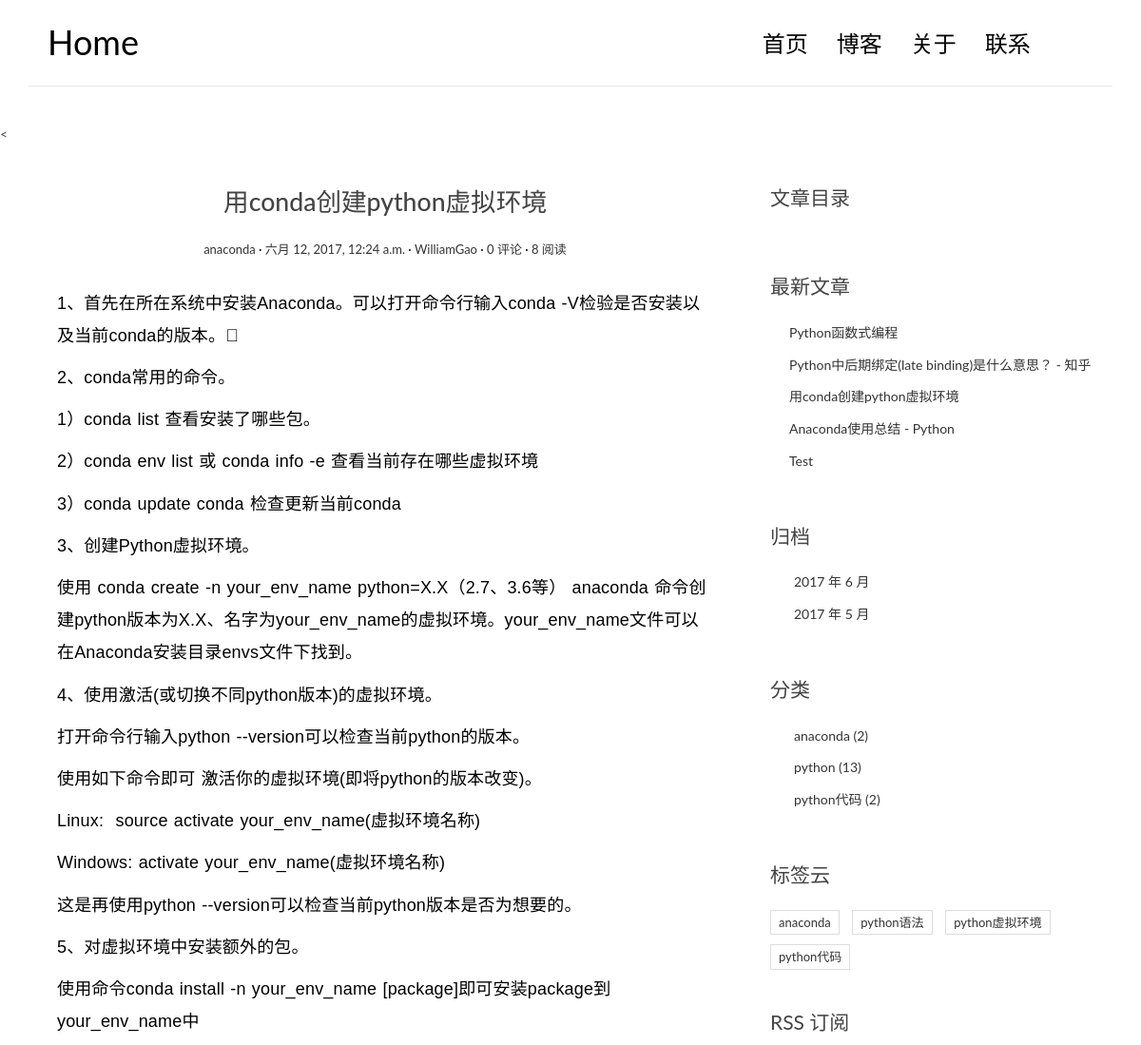
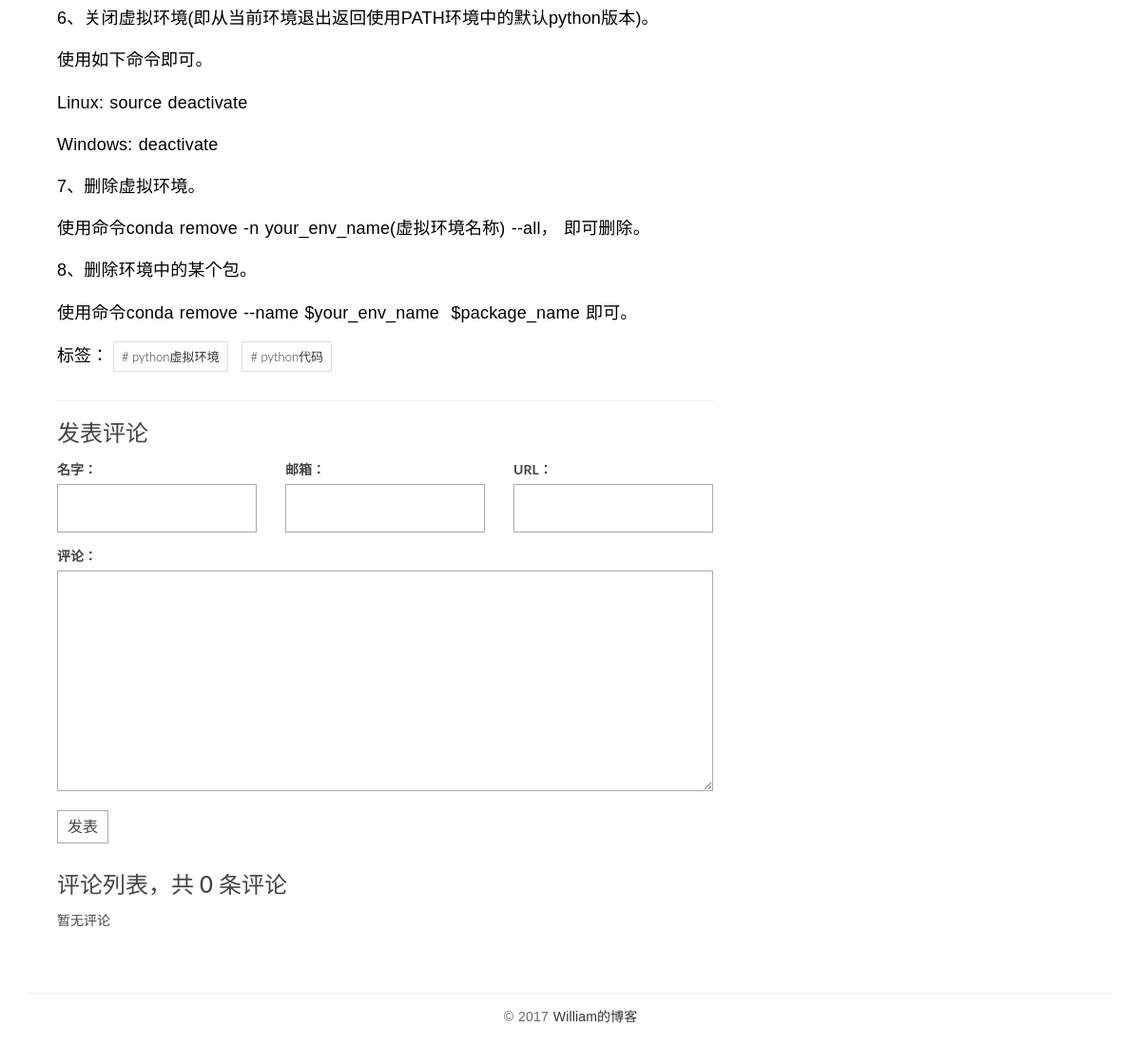
The app's page /post/2/ with its own data (2 pictures, top to bottom).
### blog/models.py (models this page shows, shortened)
class Post(models.Model):
    title = models.CharField(max_length=100)
    body = models.TextField()
    create_time = models.DateTimeField()
    modified_time = models.DateTimeField(auto_now_add=True)
    excerpt = models.CharField(max_length=200, blank=True)
    views = models.PositiveIntegerField(default=0)
    category = models.ForeignKey(Category)
    tag = models.ManyToManyField(Tag, blank=True)
    author = models.ForeignKey(User)
    def increase_views(self):
        self.views += 1
        self.save(update_fields=['views'])
    def save(self, *args, **kwargs):
        if not self.excerpt:
            md = markdown.Markdown(extensions=[
                'markdown.extensions.extra',
                'markdown.extensions.codehilite',
            ])
            self.excerpt = strip_tags(md.convert(self.body))[:100]
        super(Post, self).save(*args, **kwargs)
    class Meta:
        ordering = ['-create_time']
    def get_absolute_url(self):
        return reverse('blog:detail', kwargs={'pk': self.pk})

class Category(models.Model):
    name = models.CharField(max_length=100)

class Tag(models.Model):
    name = models.CharField(max_length=100)

### blog/views.py (the view)
# urls.py: url(r'^post/(?P<pk>[0-9]+)/$', views.PostDetailView.as_view(), name='detail'),
class PostDetailView(DetailView):
    model = Post
    template_name = 'blog/detail.html'
    context_object_name = 'post'
    def get(self, request, *args, **kwargs):
        response = super(PostDetailView, self).get(request, *args, **kwargs)
        self.object.increase_views()
        return response
    def get_object(self, queryset=None):
        post = super(PostDetailView, self).get_object(queryset=None)
        md = markdown.Markdown(extensions=[
            'markdown.extensions.extra',
            'markdown.extensions.codehilite',
            TocExtension(slugify=slugify),
        ])
        post.body = md.convert(post.body)
        post.toc = md.toc
        return post
    def get_context_data(self, **kwargs):
        context = super(PostDetailView, self).get_context_data(**kwargs)
        form = CommentForm()
        comment_list = self.object.comment_set.all()
        context.update({
            'form': form,
            'comment_list': comment_list
        })
        return context

### comments/forms.py
class CommentForm(forms.ModelForm):
    class Meta:
        model = Comment
        fields = ['name', 'email', 'url', 'text']

### blog/templatetags/blog_tags.py (called while the page is built)
@register.simple_tag
def get_recent_posts(num=5):
    return Post.objects.all()[:num]

@register.simple_tag
def archives():
    return Post.objects.dates('create_time', 'month', order='DESC')

@register.simple_tag
def get_category():
    return Category.objects.annotate(num_posts=Count('post')).filter(num_posts__gt=0)

@register.simple_tag
def get_tags():
    return Tag.objects.annotate(num_posts=Count('post')).filter(num_posts__gt=0)

### templates/blog/detail.html (shortened to what this page needs)
{% extends 'blog/base.html' %}
{% block main %}
    <article class="post post-{{ post.pk }}">
        <header class="entry-header">
            <h1 class="entry-title">{{ post.title }}</h1>
            <div class="entry-meta">
                <span class="post-category">
                    <a href="{% url 'blog:category' post.category.pk %}">{{ post.category.name }}</a></span>
                <span class="post-date"><a href="#"><time class="entry-date"
                                                          datetime="{{ post.create_time }}">{{ post.create_time }}</time></a></span>
                <span class="post-author"><a href="#">{{ post.author }}</a></span>
                <span class="comments-link">
                    <a href="{{ post.get_absolute_url }}#comment-area">{{ post.comment_set.count }} 评论</a></span>
                <span class="views-count"><a href="#">{{ post.views }} 阅读</a></span>
            </div>
        </header>
        <div class="entry-content clearfix">
            {{ post.body|safe }}
            <div class="widget-tag-cloud">
                <ul>
                    标签：
                    {% for tag in post.tag.all %}
                        <li><a href="{% url 'blog:tag' tag.pk %}"># {{ tag.name }}</a></li>
                    {% endfor %}
                </ul>
            </div>
        </div>
    </article>
    <section class="comment-area" id="comment-area">
        <hr>
        <h3>发表评论</h3>
        <form action="{% url 'comments:post_comment' post.pk %}" method="post" class="comment-form">
            <div class="row">
                <div class="col-md-4">
                    <label for="{{ form.name.id_for_label }}">名字：</label>
                    {{ form.name }}
                </div>
                <div class="col-md-4">
                    <label for="{{ form.email.id_for_label }}">邮箱：</label>
                    {{ form.email }}
                </div>
                <div class="col-md-4">
                    <label for="{{ form.url.id_for_label }}">URL：</label>
                    {{ form.url }}
                </div>
                <div class="col-md-12">
                    <label for="{{ form.text.id_for_label }}">评论：</label>
                    {{ form.text }}
                    <button type="submit" class="comment-btn">发表</button>
                </div>
            </div>
        </form>
        <div class="comment-list-panel">
            <h3>评论列表，共 <span>{{ post.comment_set.count }}</span> 条评论</h3>
            <ul class="comment-list list-unstyled">
                {% for comment in comment_list %}
                    <li class="comment-item">
                        <span class="nickname">{{ comment.name }}</span>
                        <time class="submit-date"
                              datetime="{{ comment.created_time }}">{{ comment.created_time }}</time>
                        <div class="text">
                            {{ comment.text }}
                        </div>
                    </li>
                {% empty %}
                    暂无评论
                {% endfor %}
            </ul>
        </div>
    </section>
{% endblock main %}
{% block toc %}
    <div class="widget widget-content">
        <h3 class="widget-title">文章目录</h3>
    </div>
{% endblock toc %}

### templates/blog/base.html (shortened to what this page needs)
{% load staticfiles %}
{% load blog_tags %}
<!DOCTYPE html>
<html>
<head>
    <link rel="stylesheet" href="http://code.ionicframework.com/ionicons/2.0.1/css/ionicons.min.css">
    <link rel="stylesheet" href="{% static 'css/bootstrap.min.css' %}">
    <link rel="stylesheet" href="{% static 'css/pace.css' %}">
    <link rel="stylesheet" href="{% static 'css/custom.css' %}">
    <link rel="stylesheet" href="{% static 'css/highlights/github.css' %}">
</head>
<body>
<div class="container">
    <header id="site-header">
        <div class="row">
            <div class="col-md-4 col-sm-5 col-xs-8">
                <div class="logo">
                    <h1><a href="{% url 'blog:index' %}"><b>Home</b></a></h1>
                </div>
            </div>
            <div class="col-md-8 col-sm-7 col-xs-4">
                <nav class="main-nav" role="navigation">
                    <div class="collapse navbar-collapse" id="bs-example-navbar-collapse-1">
                        <ul class="nav navbar-nav navbar-right">
                            <li class="cl-effect-11"><a href="{% url 'blog:index' %}" data-hover="首页">首页</a></li>
                            <li class="cl-effect-11"><a href="#" data-hover="博客">博客</a></li>
                            <li class="cl-effect-11"><a href="#" data-hover="关于">关于</a></li>
                            <li class="cl-effect-11"><a href="#" data-hover="联系">联系</a></li>
                        </ul>
                    </div>
                </nav>
            </div>
        </div>
    </header>
</div>
<<div class="copyrights">Modified by <a href="http://williamblogdrive.com/">William的博客</a></div>
<div class="content-body">
    <div class="container">
        <div class="row">
            <main class="col-md-8">
                {% block main %}
                {% endblock main %}
            </main>
            <aside class="col-md-4">
                {% block toc %}
                {% endblock toc %}
                <div class="widget widget-recent-posts">
                    <h3 class="widget-title">最新文章</h3>
                    {% get_recent_posts as recent_post_list %}
                    <ul>
                        {% for post in recent_post_list %}
                            <li>
                                <a href="{{ post.get_absolute_url }}">{{ post.title }}</a>
                            </li>
                        {% empty %}
                            暂无文章！
                        {% endfor %}
                    </ul>
                </div>
                <div class="widget widget-archives">
                    <h3 class="widget-title">归档</h3>
                    {% archives as date_list %}
                    <ul>
                        {% for date in date_list %}
                            <li>
                                <a href="{% url 'blog:archives' date.year date.month %}">
                                    {{ date.year }} 年 {{ date.month }} 月</a>
                            </li>
                        {% empty %}
                            暂无归档！
                        {% endfor %}
                    </ul>
                </div>
                <div class="widget widget-category">
                    <h3 class="widget-title">分类</h3>
                    {% get_category as category_list %}
                    <ul>
                        {% for category in category_list %}
                            <li>
                                <a href="{% url 'blog:category' category.pk %}">{{ category.name }} <span
                                        class="post-count">({{ category.num_posts }})</span></a>
                            </li>
                        {% empty %}
                            暂无分类！
                        {% endfor %}
                    </ul>
                </div>
                <div class="widget widget-tag-cloud">
                    <h3 class="widget-title">标签云</h3>
                    {% get_tags as tag_list %}
                    <ul>
                        {% for tag in tag_list %}
                            <li>
                                <a href="{% url 'blog:tag' tag.pk %}">{{ tag.name }}</a>
                            </li>
                        {% empty %}
                            暂无标签！
                        {% endfor %}
                    </ul>
                </div>
                <div class="rss">
                    <a href="#"> RSS 订阅</a>
                </div>
            </aside>
        </div>
    </div>
</div>
<footer id="site-footer">
    <div class="container">
        <div class="row">
            <div class="col-md-12">
                <p class="copyright">&copy 2017 <a href="http://zmrenwu.com/" title="博客模板" target="_blank">William的博客</a>
                </p>
            </div>
        </div>
    </div>
</footer>
</body>
</html>

### blog/static/css/custom.css (style rules this page uses)
* { outline: none; }
h1, h2, h3, h4, h5, h6 { margin-top: 0; }
b { font-weight: 400; }
a { color: #333; }
body { color: #444; font-family: 'Lato', sans-serif; }
p { font-family: 'Ubuntu', sans-serif; font-weight: 400; word-spacing: 1px; letter-spacing: 0.01em; }
#site-header { background-color: #FFF; padding: 25px 20px; margin-bottom: 40px; border-bottom: 1px solid #e7e7e7; }
.logo h1 a { color: #000; }
.logo h1 { margin: 0; font-family: 'Lato', sans-serif; font-weight: 300; }
.main-nav { margin-top: 11px; max-width: 95%; }
.main-nav a { color: #000000 !important; padding: 0 0 5px 0 !important; margin-right: 30px; font-family: 'Lato', sans-serif; font-weight: 300; font-size: 24px; }
.cl-effect-11 a { padding: 10px 0; color: #0972b4; text-shadow: none; }
.cl-effect-11 a::before { position: absolute; top: 0; left: 0; overflow: hidden; padding: 0 0 5px 0 !important; max-width: 0; border-bottom: 1px solid #000; color: #000; content: attr(data-hover); white-space: nowrap; -webkit-transition: max-width 0.5s; -moz-transition: max-width 0.5s; transition: max-width 0.5s; }
.content-body { padding-bottom: 4em; }
.post { background: #fff; padding: 30px 30px 0; }
.entry-title { text-align: center; font-size: 1.9em; margin-bottom: 20px; line-height: 1.6; padding: 10px 20px 0; }
.entry-meta { text-align: center; color: #DDDDDD; font-size: 13px; margin-bottom: 30px; }
.entry-content { font-size: 18px; line-height: 1.9; font-weight: 300; color: #000; }
.post-category::after, .post-date::after, .post-author::after, .comments-link::after { content: ' ·'; color: #000; }
.widget { background: #fff; padding: 30px 0 0; }
.widget-title { font-size: 1.5em; margin-bottom: 20px; line-height: 1.6; padding: 10px 0 0; font-weight: 400; }
.widget-recent-posts ul { padding: 0; margin: 0; padding-left: 20px; }
.widget-recent-posts ul li { list-style-type: none; position: relative; line-height: 170%; margin-bottom: 10px; }
.widget-recent-posts ul li::before { content: '\f3d3'; font-family: "Ionicons"; position: absolute; left: -17px; top: 3px; font-size: 16px; color: #000; }
.widget-archives ul { padding: 0; margin: 0; padding-left: 25px; }
.widget-archives ul li { list-style-type: none; position: relative; line-height: 170%; margin-bottom: 10px; }
.widget-archives ul li::before { content: '\f3f3'; font-family: "Ionicons"; position: absolute; left: -25px; top: 1px; font-size: 16px; color: #000; }
.widget-category ul { padding: 0; margin: 0; padding-left: 25px; }
.widget-category ul li { list-style-type: none; position: relative; line-height: 170%; margin-bottom: 10px; }
.widget-category ul li::before { content: '\f3fe'; font-family: "Ionicons"; position: absolute; left: -25px; top: 1px; font-size: 18px; color: #000; }
.widget-tag-cloud ul { padding: 0; margin: 0; margin-right: -10px; }
.widget-tag-cloud ul li { list-style-type: none; font-size: 13px; display: inline-block; margin-right: 10px; margin-bottom: 10px; padding: 3px 8px; border: 1px solid #ddd; }
.rss { font-size: 21px; margin-top: 30px; }
.rss a { color: #444; }
#site-footer { padding-top: 10px; padding: 0 0 1.5em 0; }
.copyright { text-align: center; padding-top: 1em; margin: 0; border-top: 1px solid #eee; color: #666; }
.contact-form input, .comment-form input { border: 1px solid #aaa; margin-bottom: 15px; width: 100%; padding: 15px 15px; font-size: 16px; line-height: 100%; transition: 0.4s border-color linear; }
.contact-form textarea, .comment-form textarea { border: 1px solid #aaa; margin-bottom: 15px; width: 100%; padding: 15px 15px; font-size: 16px; line-height: 20px !important; min-height: 183px; transition: 0.4s border-color linear; }
.comment-area { padding: 0 30px 0; }
.comment-form { margin-top: 15px; }
.comment-form .comment-btn { background-color: #fff; border: 1px solid #aaa; font-size: 16px; padding: 5px 10px; }
.comment-list-panel { margin-top: 30px; }
.comment-list { margin-top: 15px; }

### records on screen
Post: title "用conda创建python虚拟环境", category.name "anaconda", create_time "六月 12, 2017, 12:24 a.m.", author "WilliamGao", comment_set.count "0", views "8", body "1、首先在所在系统中安装Anaconda。可以打开命令行输入conda -V检验是否安装以及当前conda的版本。 2、conda常用的命令。 1）conda list 查看安装了哪些包。 2）conda env list 或 conda info -e 查看当前存在哪些虚拟环境 3）conda update conda 检查更新当前conda 3、创建Python虚拟环境。 使用 conda create -n your_env_name python=X.X（2.7、3.6等） anaconda 命令创建python版本为X.X、名字为your_env_name的虚拟环境。your_env_name文件可以在Anaconda安装目录envs文件下找到。 4、使用激活(或切换不同python版本)的虚拟环境。 打开命令行输入python --version可以检查当前python的版本。 使用如下命令即可 激活你的虚拟环境(即将python的版本改变)。 Linux: source activate your_env_name(虚拟环境名称) Windows: activate your_env_name(虚拟环境名称) 这是再使用python --version可以检查当前python版本是否为想要的。 5、对虚拟环境中安装额外的包。 使用命令conda install -n your_env_name [package]即可安装package到your_env_name中 6、关闭虚拟环境(即从当前环境退出返回使用PATH环境中的默认python版本)。…"
Tag: name "python虚拟环境"
Tag: name "python代码"
Post: title "Python函数式编程"
Post: title "Python中后期绑定(late binding)是什么意思？ - 知乎"
Post: title "Anaconda使用总结 - Python"
Post: title "Test"
Category: name "anaconda", num_posts "2"
Category: name "python", num_posts "13"
Category: name "python代码", num_posts "2"
Tag: name "anaconda"
Tag: name "python语法"

### other values on screen
{{ date.year }} "2017" "2017"
{{ date.month }} "6" "5"
